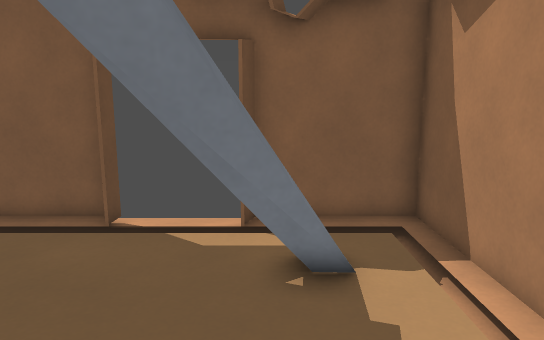
View 1 (above)

16 first-person views from a walk through a 3-D level made in the Godot game engine. The camera is 1.5 m above the floor, tilts 10° down and sees 70° across. The floor is counted in squares, 0.5 m on a side. Each view is taken from the middle of a square. On the plan, view 1 faces up. The plan holds only what a view shows up to about 20 squares ahead; the rest is blank. Surface patterns are stand-ins for the level's own textures.

View 2
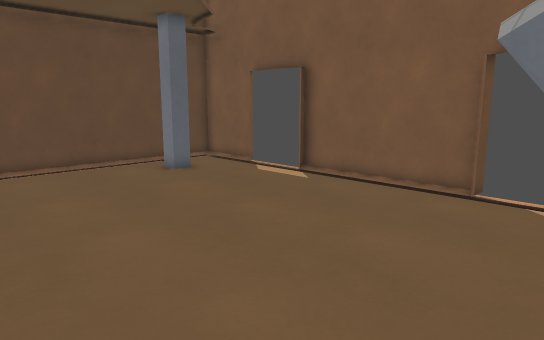

View 3
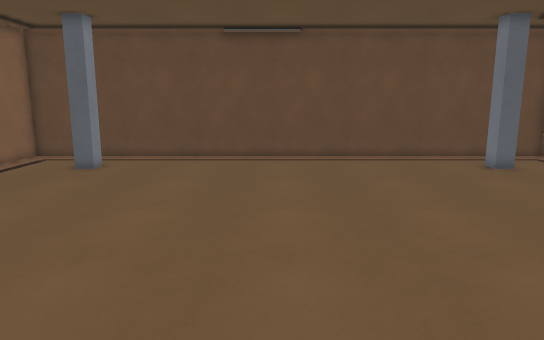

View 4
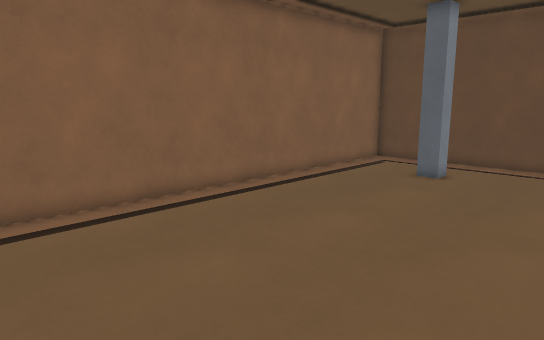

View 5
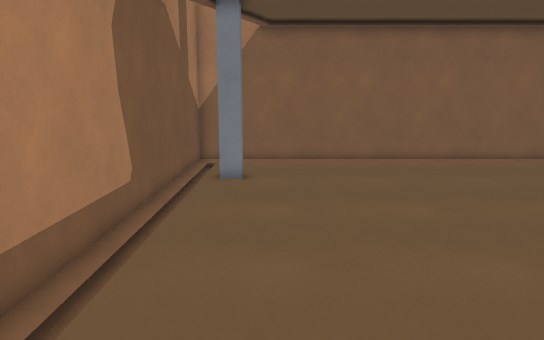

View 6
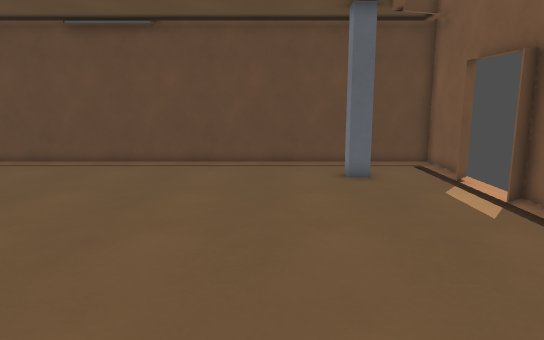

View 7
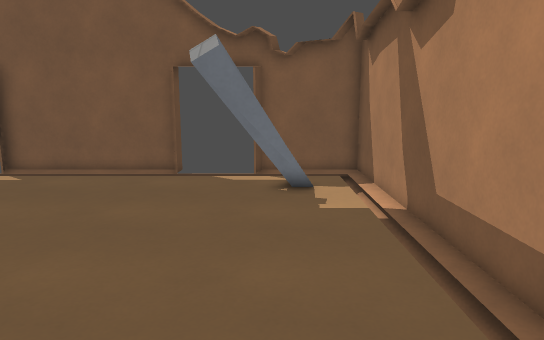

View 8
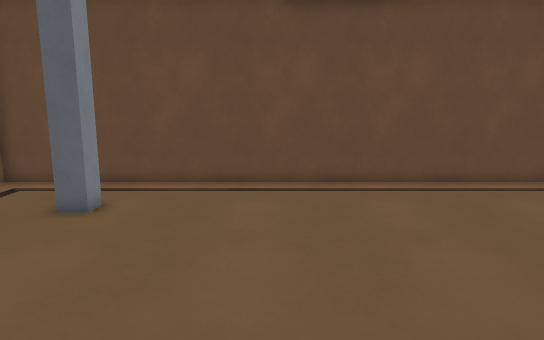

View 9
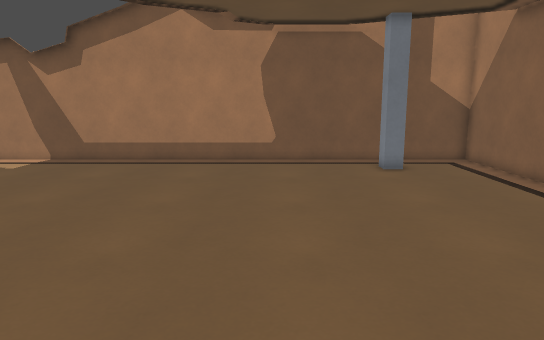

View 10
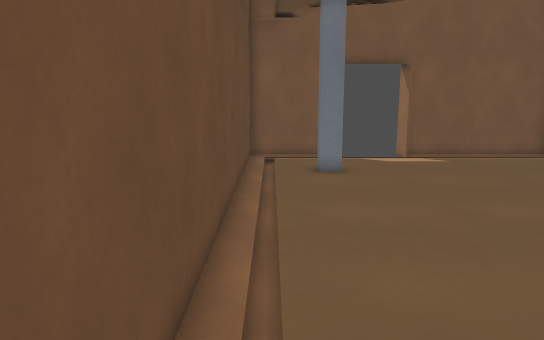

View 11
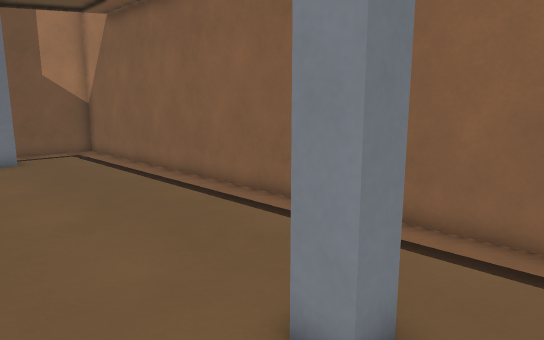

View 12
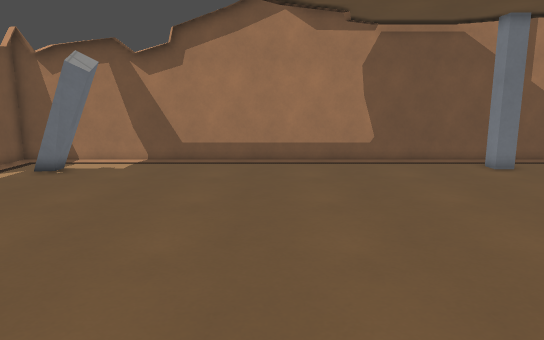

View 13
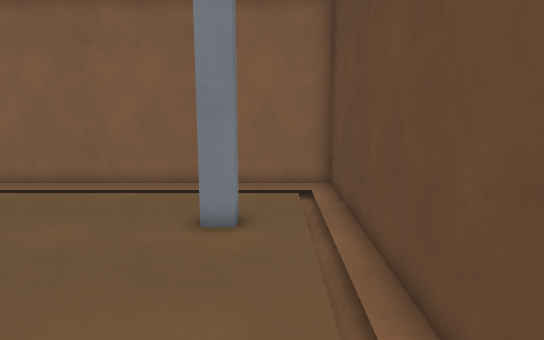

View 14
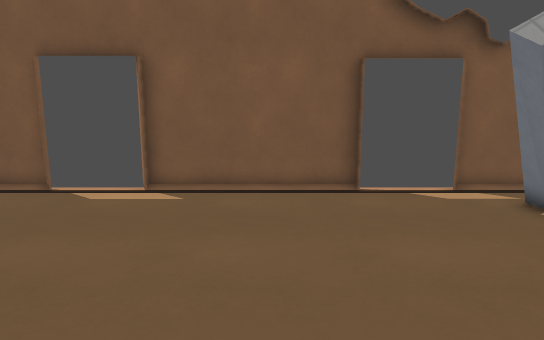

View 15
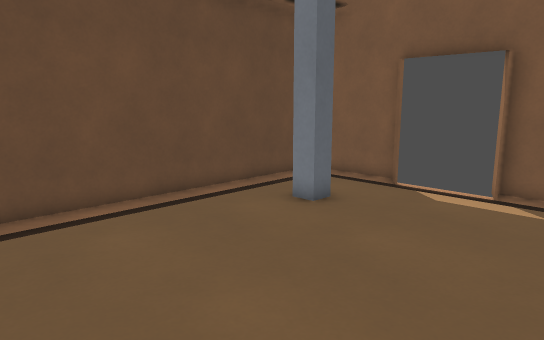

View 16
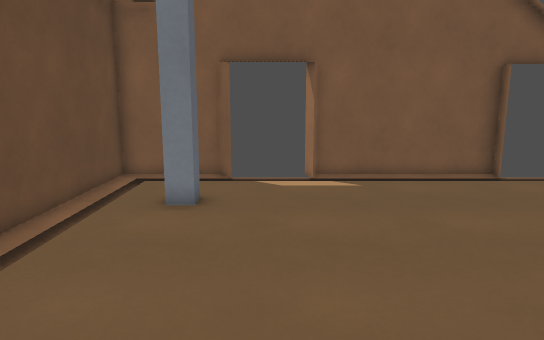

### Floor plan
Key: @ floor where view 1 was taken; # wall or solid block; . floor; / step, stairs or slope; = window, fence, low wall or low ledge.
Columns run from 19 left of view 1 to 4 right of it. Each row starts with its distance up from view 1.
 10 #####..#########..######
  9 #//////##//////////////#
  8 #/..................../#
  7 #/.................==./#
  6 #/.##.............##=./#
  5 #/.##............###../#
  4 #/...............##.../#
  3 #/..................../#
  2 #/..................../#
  1 #/..................../#
  0 #/.................@../#
 -1 #/..................../#
 -2 #/..................../#
 -3 #/..................../#
 -4 #/..................../#
 -5 #/..................../#
 -6 #/..................../#
 -7 #/..................../#
 -8 #/..................../#
 -9 #/..................../#
-10 #/..................../#
-11 #/..................../#
-12 #/..................../#
-13 #/.##...............##/#
-14 #/.##...............# /#
-15 #/..................../#
-16 #/..................../#
-17 #//////////////////////#
-18 ########################

Where each view was taken, in squares from view 1:
view 1: 0 up, 0 right, facing up
view 2: 4 down, 0 right, facing up-left
view 3: 5 down, 2 right, facing left
view 4: 7 down, 0 right, facing down-left
view 5: 2 up, 0 right, facing down
view 6: 2 up, 0 right, facing left
view 7: 7 down, 0 right, facing up
view 8: 8 down, 5 left, facing left
view 9: 8 down, 16 left, facing right
view 10: 10 down, 18 left, facing up
view 11: 10 down, 18 left, facing down-right
view 12: 3 down, 16 left, facing right
view 13: 4 down, 17 left, facing down
view 14: 4 down, 7 left, facing up
view 15: 4 down, 8 left, facing up-left
view 16: 6 down, 13 left, facing up
